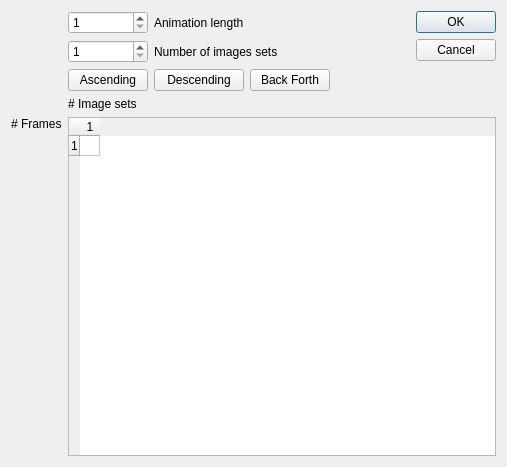
<?xml version="1.0" encoding="UTF-8"?>
<ui version="4.0">
 <class>Dialog</class>
 <widget class="QDialog" name="Dialog">
  <property name="geometry">
   <rect>
    <x>0</x>
    <y>0</y>
    <width>507</width>
    <height>467</height>
   </rect>
  </property>
  <property name="sizePolicy">
   <sizepolicy hsizetype="Expanding" vsizetype="Expanding">
    <horstretch>0</horstretch>
    <verstretch>0</verstretch>
   </sizepolicy>
  </property>
  <property name="maximumSize">
   <size>
    <width>1024</width>
    <height>1024</height>
   </size>
  </property>
  <property name="windowTitle">
   <string>Edit animation sequence</string>
  </property>
  <layout class="QGridLayout" name="gridLayout">
   <item row="4" column="0">
    <widget class="QLabel" name="label">
     <property name="text">
      <string># Frames</string>
     </property>
     <property name="alignment">
      <set>Qt::AlignLeading|Qt::AlignLeft|Qt::AlignTop</set>
     </property>
     <property name="wordWrap">
      <bool>false</bool>
     </property>
    </widget>
   </item>
   <item row="0" column="6" rowspan="2">
    <widget class="QDialogButtonBox" name="buttonBox">
     <property name="orientation">
      <enum>Qt::Vertical</enum>
     </property>
     <property name="standardButtons">
      <set>QDialogButtonBox::Cancel|QDialogButtonBox::Ok</set>
     </property>
    </widget>
   </item>
   <item row="4" column="1" colspan="6">
    <widget class="AnimationSequenceTable" name="table">
     <property name="maximumSize">
      <size>
       <width>1920</width>
       <height>800</height>
      </size>
     </property>
     <property name="sizeAdjustPolicy">
      <enum>QAbstractScrollArea::AdjustToContents</enum>
     </property>
     <property name="editTriggers">
      <set>QAbstractItemView::NoEditTriggers</set>
     </property>
     <property name="selectionMode">
      <enum>QAbstractItemView::NoSelection</enum>
     </property>
     <property name="gridStyle">
      <enum>Qt::SolidLine</enum>
     </property>
     <attribute name="horizontalHeaderVisible">
      <bool>true</bool>
     </attribute>
     <attribute name="horizontalHeaderCascadingSectionResizes">
      <bool>false</bool>
     </attribute>
     <attribute name="horizontalHeaderMinimumSectionSize">
      <number>20</number>
     </attribute>
     <attribute name="horizontalHeaderDefaultSectionSize">
      <number>20</number>
     </attribute>
     <attribute name="horizontalHeaderShowSortIndicator" stdset="0">
      <bool>false</bool>
     </attribute>
     <attribute name="horizontalHeaderStretchLastSection">
      <bool>false</bool>
     </attribute>
     <attribute name="verticalHeaderCascadingSectionResizes">
      <bool>false</bool>
     </attribute>
     <attribute name="verticalHeaderMinimumSectionSize">
      <number>20</number>
     </attribute>
     <attribute name="verticalHeaderDefaultSectionSize">
      <number>20</number>
     </attribute>
     <attribute name="verticalHeaderShowSortIndicator" stdset="0">
      <bool>false</bool>
     </attribute>
     <attribute name="verticalHeaderStretchLastSection">
      <bool>false</bool>
     </attribute>
     <row>
      <property name="text">
       <string>1</string>
      </property>
     </row>
     <column>
      <property name="text">
       <string>1</string>
      </property>
     </column>
     <item row="0" column="0">
      <property name="text">
       <string/>
      </property>
      <property name="background">
       <brush brushstyle="NoBrush">
        <color alpha="255">
         <red>0</red>
         <green>170</green>
         <blue>0</blue>
        </color>
       </brush>
      </property>
      <property name="flags">
       <set>ItemIsSelectable|ItemIsEnabled</set>
      </property>
     </item>
    </widget>
   </item>
   <item row="2" column="5">
    <spacer name="horizontalSpacer">
     <property name="orientation">
      <enum>Qt::Horizontal</enum>
     </property>
     <property name="sizeHint" stdset="0">
      <size>
       <width>40</width>
       <height>20</height>
      </size>
     </property>
    </spacer>
   </item>
   <item row="1" column="5">
    <spacer name="horizontalSpacer_2">
     <property name="orientation">
      <enum>Qt::Horizontal</enum>
     </property>
     <property name="sizeHint" stdset="0">
      <size>
       <width>40</width>
       <height>20</height>
      </size>
     </property>
    </spacer>
   </item>
   <item row="0" column="5">
    <spacer name="horizontalSpacer_3">
     <property name="orientation">
      <enum>Qt::Horizontal</enum>
     </property>
     <property name="sizeHint" stdset="0">
      <size>
       <width>40</width>
       <height>20</height>
      </size>
     </property>
    </spacer>
   </item>
   <item row="3" column="1">
    <widget class="QLabel" name="label_3">
     <property name="text">
      <string># Image sets</string>
     </property>
    </widget>
   </item>
   <item row="2" column="1">
    <widget class="QPushButton" name="button_ascending">
     <property name="toolTip">
      <string>Auto-select an ascending sprite order according to current animation length.</string>
     </property>
     <property name="text">
      <string>Ascending</string>
     </property>
    </widget>
   </item>
   <item row="2" column="2">
    <widget class="QPushButton" name="button_descending">
     <property name="toolTip">
      <string>Auto-select a descending sprite order according to current animation length.</string>
     </property>
     <property name="text">
      <string>Descending</string>
     </property>
    </widget>
   </item>
   <item row="0" column="2">
    <widget class="QLabel" name="label_2">
     <property name="text">
      <string>Animation length</string>
     </property>
    </widget>
   </item>
   <item row="2" column="3">
    <widget class="QPushButton" name="button_back_forth">
     <property name="text">
      <string>Back Forth</string>
     </property>
    </widget>
   </item>
   <item row="1" column="2" colspan="2">
    <widget class="QLabel" name="label_a">
     <property name="text">
      <string>Number of images sets</string>
     </property>
    </widget>
   </item>
   <item row="1" column="1">
    <widget class="QSpinBox" name="spinbox_num_sprites">
     <property name="minimumSize">
      <size>
       <width>0</width>
       <height>20</height>
      </size>
     </property>
     <property name="keyboardTracking">
      <bool>false</bool>
     </property>
     <property name="minimum">
      <number>1</number>
     </property>
     <property name="maximum">
      <number>256</number>
     </property>
    </widget>
   </item>
   <item row="0" column="1">
    <widget class="AnimationSpinBox" name="spinbox_length">
     <property name="minimumSize">
      <size>
       <width>0</width>
       <height>20</height>
      </size>
     </property>
     <property name="readOnly">
      <bool>false</bool>
     </property>
     <property name="keyboardTracking">
      <bool>false</bool>
     </property>
     <property name="minimum">
      <number>1</number>
     </property>
     <property name="maximum">
      <number>256</number>
     </property>
     <property name="value">
      <number>1</number>
     </property>
     <property name="displayIntegerBase">
      <number>10</number>
     </property>
    </widget>
   </item>
  </layout>
 </widget>
 <customwidgets>
  <customwidget>
   <class>AnimationSpinBox</class>
   <extends>QSpinBox</extends>
   <header>customwidgets</header>
  </customwidget>
  <customwidget>
   <class>AnimationSequenceTable</class>
   <extends>QTableWidget</extends>
   <header>customwidgets</header>
  </customwidget>
 </customwidgets>
 <resources/>
 <connections>
  <connection>
   <sender>buttonBox</sender>
   <signal>accepted()</signal>
   <receiver>Dialog</receiver>
   <slot>accept()</slot>
   <hints>
    <hint type="sourcelabel">
     <x>170</x>
     <y>70</y>
    </hint>
    <hint type="destinationlabel">
     <x>157</x>
     <y>265</y>
    </hint>
   </hints>
  </connection>
  <connection>
   <sender>buttonBox</sender>
   <signal>rejected()</signal>
   <receiver>Dialog</receiver>
   <slot>reject()</slot>
   <hints>
    <hint type="sourcelabel">
     <x>196</x>
     <y>70</y>
    </hint>
    <hint type="destinationlabel">
     <x>263</x>
     <y>265</y>
    </hint>
   </hints>
  </connection>
 </connections>
</ui>
